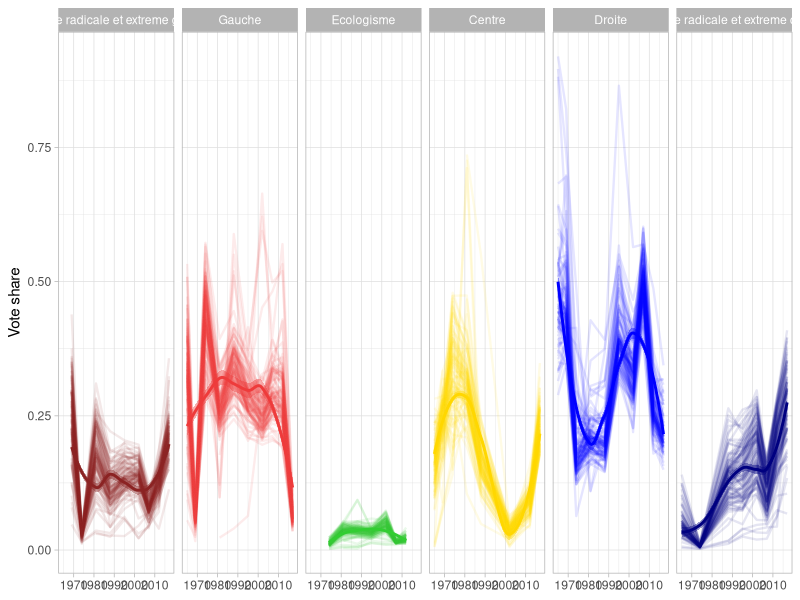
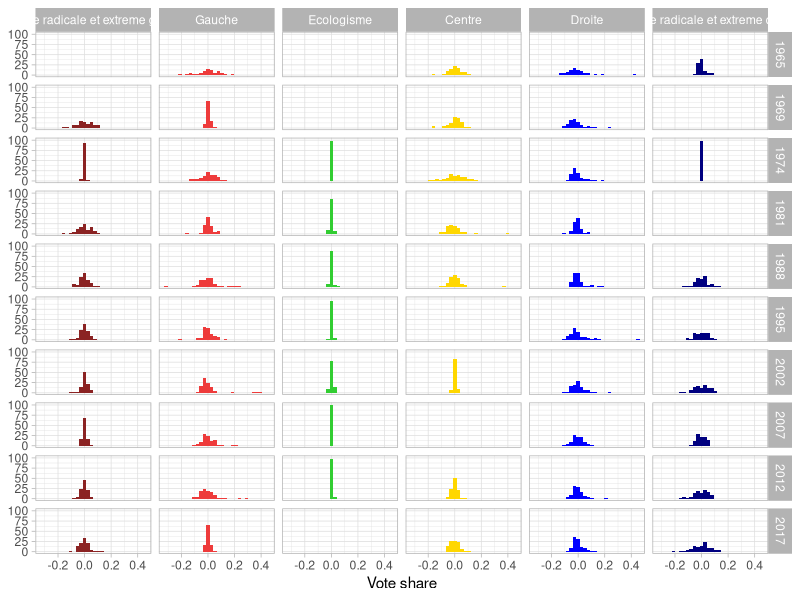

Here is the R script that generated these plots, in order:
## ---- chunk 1
library(tidyverse)

df_election_results <- read_csv(file = "dta/election_results/department_candidate_votes_blocs_clean.csv")
cols <- c("Gauche radicale et extreme gauche" = "brown4",
          "Gauche" ="brown2",
          "Ecologisme" = "limegreen",
          "Centre" ="gold",
          "Droite" ="blue",
          "Droite radicale et extreme droite" ="navyblue")
bloc_vector <- c("Abstention",
                 "Gauche radicale et extreme gauche",
                 "Gauche",
                 "Ecologisme",
                 "Centre",
                 "Droite",
                 "Droite radicale et extreme droite")
## ---- chunk 2
ggplot(df_election_results %>% 
         mutate(bloc = factor(bloc, bloc_vector),
                year = year)) + 
  geom_line(aes(x = year, y = percentage, color = bloc, group = departement), alpha = 0.1, size = 0.8) + 
  facet_grid(.~bloc) + 
  scale_color_manual(values = cols) +
  scale_fill_manual(values = cols) +
  scale_x_continuous(breaks = seq(1970, 2020, 10)) +
  geom_smooth(aes(x = year, y = percentage, fill = bloc, color = bloc)) +
  theme_light() +
  labs(y = "Vote share") +
  theme(legend.title = element_blank(), axis.title.x = element_blank(), legend.position = "none")
## ---- chunk 3
ggplot(df_election_results %>% 
         mutate(bloc = factor(bloc, bloc_vector),
                year = year) %>%
         group_by(bloc, year) %>%
         mutate(percentage = (percentage - mean(percentage)))) + 
  geom_histogram(aes(x = percentage, fill = bloc)) + 
  facet_grid(year~bloc) + 
  scale_color_manual(values = cols) +
  scale_fill_manual(values = cols) +
  theme_light() +
  labs(x = "Vote share") +
  theme(legend.title = element_blank(), axis.title.y = element_blank(), legend.position = "none")
